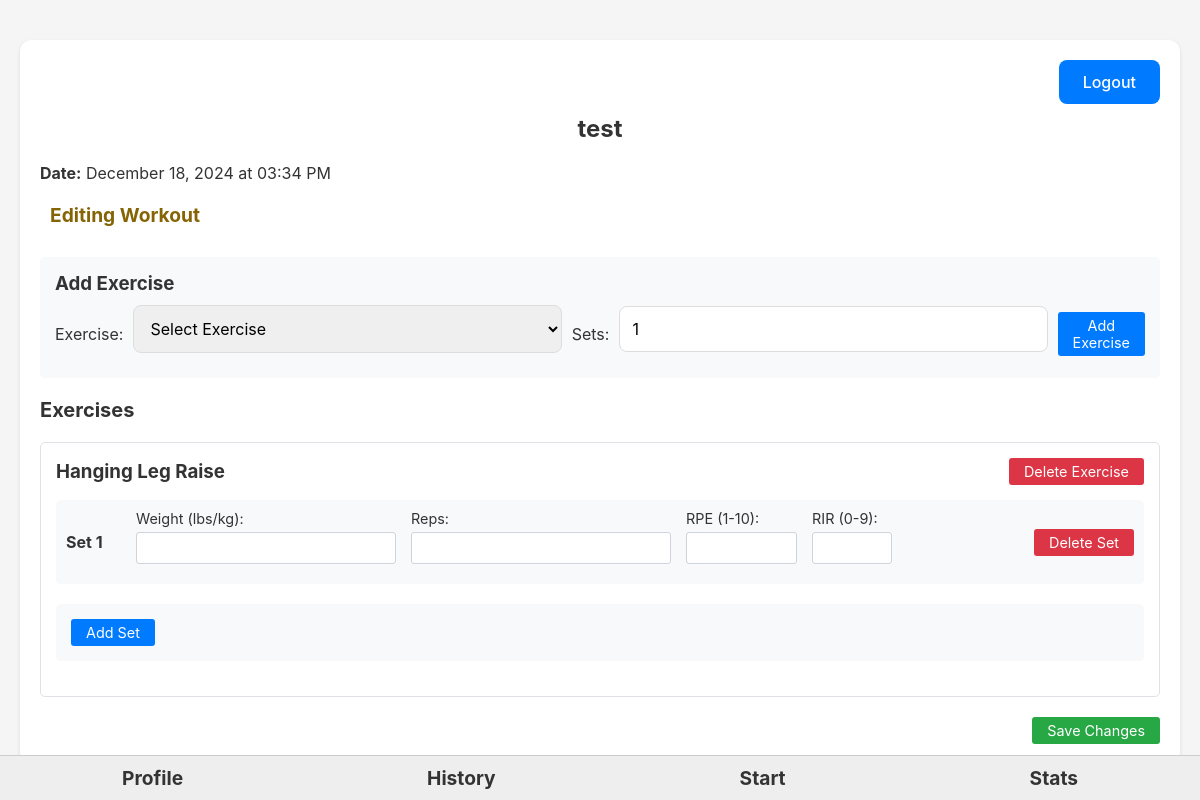
The page /history/edit/3 (signed in) on the database its author committed.
### app.py (models this page shows, shortened)
class Workout(db.Model):
    id = db.Column(db.Integer, primary_key=True)
    user_id = db.Column(db.Integer, db.ForeignKey('user.id'), nullable=False)
    template_id = db.Column(db.Integer, db.ForeignKey('workout_template.id'))
    date = db.Column(db.DateTime, nullable=False, default=cstnow())
    name = db.Column(db.String(100))
    notes = db.Column(db.String(500))
    completed = db.Column(db.Boolean, default=False)
    end_time = db.Column(db.DateTime)  # Add this line
    sets = db.relationship('WorkoutSet', backref='workout', lazy=True)

class Exercise(db.Model):
    id = db.Column(db.Integer, primary_key=True)
    name = db.Column(db.String(100), nullable=False)
    category = db.Column(db.String(50), nullable=False)
    equipment = db.Column(db.String(50))

class WorkoutSet(db.Model):
    id = db.Column(db.Integer, primary_key=True)
    workout_id = db.Column(db.Integer, db.ForeignKey('workout.id'), nullable=False)
    exercise_id = db.Column(db.Integer, db.ForeignKey('exercise.id'), nullable=False)
    weight = db.Column(db.Float)
    reps = db.Column(db.Integer)
    rpe = db.Column(db.Float)
    rir = db.Column(db.Integer)
    notes = db.Column(db.String(200))
    completed = db.Column(db.Boolean, default=False)
    exercise = db.relationship('Exercise', backref='sets')

### app.py (the view, shortened to what this page needs)
@app.route('/history/edit/<int:workout_id>')
@login_required
def edit_history(workout_id):
    workout = Workout.query.get_or_404(workout_id)
    if workout.user_id != current_user.id:
        flash("You don't have access to edit this workout.", 'error')
        return redirect(url_for('history'))
    available_exercises = Exercise.query.order_by(Exercise.category, Exercise.name).all()
    last_performances = {}
    for s in workout.sets:
        if s.exercise_id not in last_performances:
            previous_workout = Workout.query.join(WorkoutSet).filter(
                Workout.user_id == current_user.id,
                Workout.id != workout.id,
                WorkoutSet.exercise_id == s.exercise_id,
                WorkoutSet.completed == True,
                WorkoutSet.weight.isnot(None),
                WorkoutSet.reps.isnot(None)
            ).order_by(Workout.date.desc()).first()
    return render_template('edit_history.html',
                         workout=workout,
                         last_performances=last_performances,
                         available_exercises=available_exercises,
                         is_editing=True)

### app.py (called while the page is built)
@login_manager.user_loader
def load_user(user_id):
    return User.query.get(int(user_id))

### templates/edit_history.html (shortened to what this page needs)
{% extends "base.html" %}
{% block content %}
<div class="container">
    <div class="logout">
        <a href="{{ url_for('logout') }}" class="button">Logout</a>
    </div>
    <h1>{{ workout.name or "Workout" }}</h1>
    <p><strong>Date:</strong> {{ workout.date.strftime('%B %d, %Y at %I:%M %p') }}</p>
    <div class="status-message">
        <h3>Editing Workout</h3>
    </div>
    {% if is_editing %}
    <div class="add-exercise-form">
        <h3>Add Exercise</h3>
        <form action="{{ url_for('add_exercise_to_history', workout_id=workout.id) }}" method="post">
            <label for="exercise_id">Exercise:</label>
            <select name="exercise_id" id="exercise_id" required>
                <option value="">Select Exercise</option>
            </select>
            <label for="sets">Sets:</label>
            <input type="number" name="sets" id="sets" value="1" min="1" max="10" required>
            <button type="submit" class="button">Add Exercise</button>
        </form>
    </div>
    {% endif %}
    <h2>Exercises</h2>
    {% if workout.sets %}
    <form action="{{ url_for('save_history_edit', workout_id=workout.id) }}" method="post" id="workoutForm">
        {% for exercise_name, sets in workout.sets|groupby('exercise.name') %}
        <div class="exercise-container">
            <div class="exercise-header">
                <h3>{{ exercise_name }}</h3>
                {% if is_editing %}
                <form action="{{ url_for('delete_exercise_from_history', workout_id=workout.id, exercise_id=sets[0].exercise_id) }}"
                      method="post"
                      style="display: inline;"
                      onsubmit="return confirm('Are you sure you want to remove this exercise and all its sets?');">
                    <button type="submit" class="button delete-button">Delete Exercise</button>
                </form>
                {% endif %}
            </div>
            <div class="sets-container">
                {% for s in sets %}
                <div class="set-container">
                    <div class="set-row">
                        <div class="set-number">Set {{ loop.index }}</div>
                        <div class="set-inputs" data-set-id="{{ s.id }}">
                            <div class="input-column">
                                <label for="weight_{{ s.id }}">Weight (lbs/kg):</label>
                                <input type="number"
                                       name="sets[{{ s.id }}][weight]"
                                       id="weight_{{ s.id }}"
                                       step="0.5"
                                       min="0"
                                       value="{{ s.weight or '' }}"
                                       onchange="handleInputChange(this)"
                                       data-original-value="{{ s.weight or '' }}">
                            </div>
                            <div class="input-column">
                                <label for="reps_{{ s.id }}">Reps:</label>
                                <input type="number"
                                       name="sets[{{ s.id }}][reps]"
                                       id="reps_{{ s.id }}"
                                       min="0"
                                       value="{{ s.reps or '' }}"
                                       onchange="handleInputChange(this)"
                                       data-original-value="{{ s.reps or '' }}">
                            </div>
                            <div class="input-column">
                                <label for="rpe_{{ s.id }}">RPE (1-10):</label>
                                <input type="number"
                                       name="sets[{{ s.id }}][rpe]"
                                       id="rpe_{{ s.id }}"
                                       step="0.5"
                                       min="1"
                                       max="10"
                                       value="{{ s.rpe or '' }}"
                                       onchange="handleInputChange(this)"
                                       data-original-value="{{ s.rpe or '' }}">
                            </div>
                            <div class="input-column">
                                <label for="rir_{{ s.id }}">RIR (0-9):</label>
                                <input type="number"
                                       name="sets[{{ s.id }}][rir]"
                                       id="rir_{{ s.id }}"
                                       min="0"
                                       max="9"
                                       value="{{ s.rir or '' }}"
                                       onchange="handleInputChange(this)"
                                       data-original-value="{{ s.rir or '' }}">
                            </div>
                        </div>
                        {% if is_editing %}
                        <form action="{{ url_for('delete_set_from_history', set_id=s.id, workout_id=workout.id) }}"
                              method="post"
                              style="display: inline;"
                              onsubmit="return confirm('Are you sure you want to delete this set?');">
                            <button type="submit" class="button delete-button">Delete Set</button>
                        </form>
                        {% endif %}
                    </div>
                </div>
                {% endfor %}
            </div>
            {% if is_editing %}
            <div class="add-set-form">
                <form action="{{ url_for('add_set_to_history_exercise', workout_id=workout.id, exercise_id=sets[0].exercise_id) }}"
                      method="post">
                    <button type="submit" class="button">Add Set</button>
                </form>
            </div>
            {% endif %}
        </div>
        {% endfor %}
        {% if is_editing %}
        <div class="workout-actions">
            <button type="button" class="button save-button" onclick="window.location.href='/history'">Save Changes</button>
        </div>
        {% endif %}
    </form>
    {% else %}
    <p>No sets found for this workout.</p>
    {% endif %}
</div>
{% endblock %}

### static/style.css (style rules this page uses)
:root { --primary-color: #007AFF; --primary-hover-color: #0056b3; --danger-color: #dc3545; --danger-hover-color: #c82333; --success-color: #28a745; --success-hover-color: #218838; --neutral-color: #6c757d; --neutral-hover-color: #5a6268; --border-color: #ddd; --background-color: #f5f5f5; --card-background: white; --font-color: #333; --muted-color: #666; --muted-hover-color:#585353; --very-muted-color: #f0eaea; }
* { box-sizing: border-box; font-family: -apple-system, BlinkMacSystemFont, "Segoe UI", Roboto, Helvetica, Arial, sans-serif; margin: 0; padding: 0; }
body { background-color: var(--background-color); color: var(--font-color); padding: 20px; }
.container { max-width: 1200px; margin: 0 auto; padding: 20px; background-color: var(--card-background); border-radius: 12px; box-shadow: 0 2px 4px rgba(0, 0, 0, 0.1); padding: 20px; margin-bottom: 20px; }
.exercise-container { margin: 20px 0; padding: 15px; border: 1px solid #dee2e6; border-radius: 5px; }
.set-container { margin: 10px 0; padding: 10px; background-color: #f8f9fa; border-radius: 5px; }
h1 { font-size: 24px; color: var(--font-color); margin-bottom: 20px; text-align: center; }
h2 { font-size: 20px; color: var(--font-color); margin-bottom: 10px; }
button, a.button { background-color: var(--primary-color); color: white; border: none; padding: 12px 24px; border-radius: 8px; font-size: 16px; cursor:pointer; align-items: center; text-decoration: none; display: inline-block; transition: background-color 0.3s ease, transform 0.2s ease; }
.finish-button, .save-button, .start-button { background-color: var(--success-color); }
.delete-button, .cancel-button { background-color: var(--danger-color); }
.logout { text-align: right; }
.logout .button { background-color: var(--primary-color); }
a { color: var(--primary-color); text-decoration: none; font-weight: 500; }
input, select, textarea { width: 100%; padding: 12px; margin-bottom: 10px; border: 1px solid var(--border-color); border-radius: 8px; font-size: 16px; }
.add-exercise-form { margin: 20px 0; padding: 15px; background-color: #f8f9fa; border-radius: 5px; }
.input-column { display: flex; flex-direction: column; }
.input-column label { margin-bottom: 5px; font-size: 0.9em; }
.input-column input { padding: 5px; border: 1px solid #ced4da; border-radius: 3px; }
.exercise-header { display: flex; justify-content: space-between; align-items: center; margin-bottom: 15px; }
.set-row { display: flex; align-items: center; gap: 10px; }
.set-number { width: 60px; font-weight: bold; }
.set-inputs { display: flex; gap: 15px; flex-grow: 1; }
.workout-actions { margin-top: 20px; text-align: right; }
.status-message { margin: 10px 0; padding: 10px; border-radius: 5px; }

### templates/edit_history.html (style rules this page uses)
.logout { text-align: right; margin-bottom: 10px; }
.exercise-container { margin: 20px 0; padding: 15px; border: 1px solid #dee2e6; border-radius: 5px; }
.exercise-header { display: flex; justify-content: space-between; align-items: center; margin-bottom: 15px; }
.set-container { margin: 10px 0; padding: 10px; background-color: #f8f9fa; border-radius: 5px; }
.set-row { display: flex; align-items: center; gap: 10px; }
.set-number { width: 60px; font-weight: bold; }
.set-inputs { display: flex; gap: 15px; flex-grow: 1; }
.input-column { display: flex; flex-direction: column; }
.input-column label { margin-bottom: 5px; font-size: 0.9em; }
.input-column input { padding: 5px; border: 1px solid #ced4da; border-radius: 3px; }
.button { padding: 5px 15px; border: none; border-radius: 3px; cursor: pointer; background-color: #007bff; color: white; text-decoration: none; font-size: 0.9em; }
.delete-button { background-color: #dc3545; }
.save-button { background-color: #28a745; }
.add-exercise-form, .add-set-form { margin: 20px 0; padding: 15px; background-color: #f8f9fa; border-radius: 5px; }
.add-exercise-form h3, .add-set-form h3 { margin-bottom: 10px; }
.add-exercise-form form, .add-set-form form { display: flex; align-items: center; gap: 10px; }
.workout-actions { margin-top: 20px; text-align: right; }
.status-message { margin: 10px 0; padding: 10px; border-radius: 5px; }
.status-message h3 { margin: 0; color: #856404; font-size: 1.2em; }

### rows shown on the page
Workout: name "test", date "December 18, 2024 at 03:34 PM"
Exercise: name "Hanging Leg Raise"
